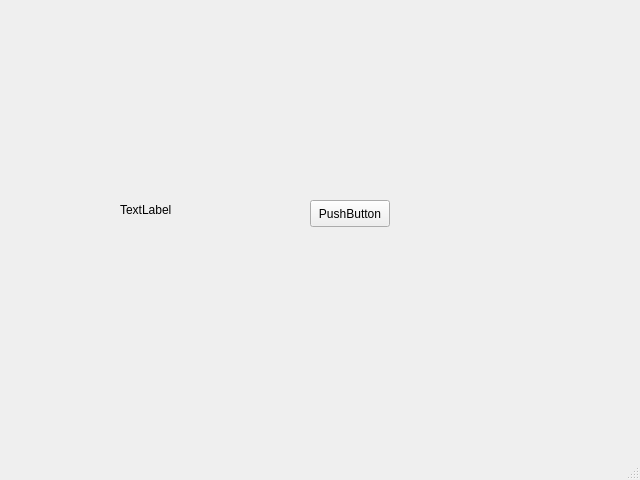
<?xml version="1.0" encoding="UTF-8"?>
<ui version="4.0">
 <class>MainWindow</class>
 <widget class="QMainWindow" name="MainWindow">
  <property name="geometry">
   <rect>
    <x>0</x>
    <y>0</y>
    <width>640</width>
    <height>480</height>
   </rect>
  </property>
  <property name="windowTitle">
   <string>MainWindow</string>
  </property>
  <widget class="QWidget" name="centralwidget">
   <widget class="QPushButton" name="pushButton">
    <property name="geometry">
     <rect>
      <x>310</x>
      <y>200</y>
      <width>80</width>
      <height>27</height>
     </rect>
    </property>
    <property name="text">
     <string>PushButton</string>
    </property>
   </widget>
   <widget class="QLabel" name="label">
    <property name="geometry">
     <rect>
      <x>120</x>
      <y>200</y>
      <width>56</width>
      <height>19</height>
     </rect>
    </property>
    <property name="text">
     <string>TextLabel</string>
    </property>
   </widget>
  </widget>
  <widget class="QMenuBar" name="menubar">
   <property name="geometry">
    <rect>
     <x>0</x>
     <y>0</y>
     <width>640</width>
     <height>24</height>
    </rect>
   </property>
  </widget>
  <widget class="QStatusBar" name="statusbar"/>
 </widget>
 <resources/>
 <connections/>
</ui>
